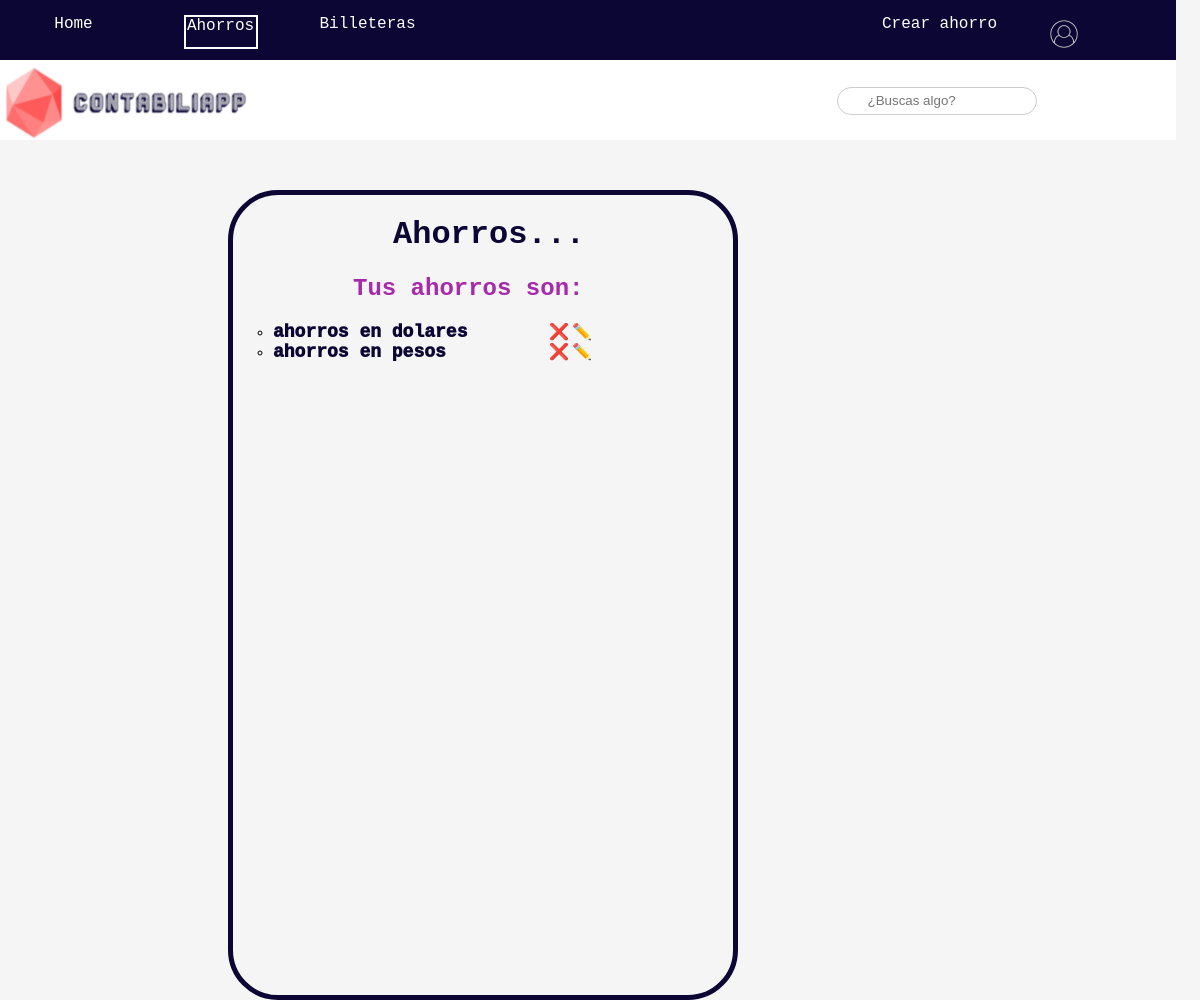
Screenshot of /ahorros/ (signed in) with the database file from the repository.
### ahorros/models.py (models this page shows, shortened)
class Ahorro(models.Model):
    nombre_ahorro = models.CharField(max_length = 40)
    fecha_creacion = models.DateTimeField("date published")
    cantidad_dinero = models.FloatField(default = 0)
    usuario_id = models.ForeignKey(User,on_delete=models.CASCADE,default=usuario.pk)

### ahorros/views.py (the view)
# urls.py: path("", views.ahorros, name="ahorros"),
@login_required(login_url='/home/login')
def ahorros(request):
    user = User.objects.get(pk=request.user.pk)
    ahorros=Ahorro.objects.all()
    ahorros = ahorros.filter(usuario_id=user.pk)
    return render(request,'ahorros.html',{'ahorros':ahorros})

### ahorros/templates/ahorros.html (shortened to what this page needs)
{% extends 'main/ahorros_main.html' %}
{% load static %}
{% block link %}<link rel="stylesheet" href="{% static '/styles/estilos_ahorros.css' %}">{% endblock link %}
    {% block nav_items %}
    <li class="crear"><a href={% url 'crear_ahorro' %}>Crear ahorro</a></li>
    {% endblock %}
    {% block content %}
    <div class="contenido" id="contenedor_ahorros">
        <h1 id="titulo_ahorros">Ahorros...</h1>
        <h2 id="subtitulo_ahorros">Tus ahorros son:</h2>
        <ul class="coin">
        {% for ahorro in ahorros %}
            <div class="contenedor_ahorros">
                <li class="contenedor_elemento_categoria"><a id="link_ahorro"href="/ahorros/{{ahorro.pk}}">{{ahorro.nombre_ahorro}}</a></li>
                <a class="eliminar_ahorro"href="/ahorros/{{ahorro.pk}}/eliminar_ahorro">❌</a>
                <a class="modificar_ahorro"href="/ahorros/{{ahorro.pk}}/modificar_ahorro">✏️</a>
            </div>
                {% endfor %}
        </ul>
    </div>
    {% endblock content %}

### home/static/styles/home_navbar_styles.css (style rules this page uses)
:root { --color1:#0b0633; --color2: #e3f6f5; --color3: #ff4949; --color4:#ffffff; --color5:black; --color6: white; --color7: #A72AAB; }
.navbar li { list-style: none; }
.navbar a { text-decoration:none; color:var(--color6); font-size:large; }

### ahorros/static/styles/estilos_ahorros.css (style rules this page uses)
:root { --color1:#0b0633; --color2: #e3f6f5; --color3: #ff4949; --color4:#ffffff; --color5:black; --color6: white; --color7: #A72AAB; --color8:whitesmoke; }
body { background-color:var(--color8); width:95vw; padding:0; margin:0; }
.contenido { margin-top:50px; font-family:'Courier New', Courier, monospace; margin-left:20%; }
.crear { grid-column:7/8; grid-row: 2/3; font-family:monospace; font-size:x-small; }
#contenedor_ahorros { width:500px; height:100vh; border-color:var(--color1); border-style:solid; border-radius:50px; border-width: 5px; }
.contenedor_elemento_categoria { list-style: circle; }
#titulo_ahorros { color:var(--color1); margin-left:160px; }
#subtitulo_ahorros { color:var(--color7); margin-left:120px; }
#link_ahorro { text-decoration:none; color:var(--color1); font-weight: 1000; font-size:large; }
.contenedor_ahorros { display:grid; grid-template-columns:60% 5% 5%; }
.contenedor_elemento_categoria { grid-column:1/2; }
.eliminar_ahorro { text-decoration:none; grid-column:2/3; }
.modificar_ahorro { text-decoration:none; grid-column:3/4; }

### rows the page displays
Ahorro: nombre_ahorro "ahorros en dolares"
Ahorro: nombre_ahorro "ahorros en pesos"
